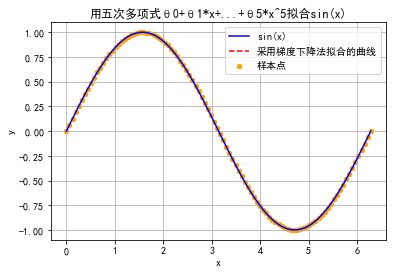

Source code (Python):
# -*- coding: utf-8 -*-
"""
Created on Fri Sep 20 11:29:13 2024

@author: 23290
"""

#①用线性回归求房价模型
import numpy as np
import matplotlib.pyplot as plt

plt.rcParams['font.sans-serif'] = ['SimHei']
plt.rcParams['axes.unicode_minus'] = False

'''数据点生成'''
a=0
b=2*np.pi
points=100
step=(b-a)/(points-1)
x=[]  #等间距的数据点list
y=[]  #计算对应的准确的sin(x)值
for i in range(points):
    x.append(a+i*step)
for val in x:
    y.append(np.sin(val))
    

'''初始化多项式'''
frequency=5 #5次多项式拟合
xita=[0]*(frequency+1) #多项式系数
rate=0.012 #学习率
iterations=200000 #迭代次数

'''采用梯度下降法'''
z=0.01 #引入正则化函数，避免出现overflow梯度爆炸
for k in range(iterations):
    preY=[] #y的预测值列表
    for i in x:
        predict=0
        for j in range(frequency+1):
            predict+=xita[j]*(i**j)  #相当于y=θ0+θ1*x+...+θ5*x^5
        preY.append(predict)
        
    gradients=[0]*(frequency+1)  #梯度初始化
    for i in range(points):
        for j in range(frequency+1):
            gradients[j]+=(preY[i]-y[i])*(x[i]**j) #计算损失函数关于第j项参数的梯度 ~贡献度
            
    for j in range(frequency+1):
        xita[j]-=rate*(gradients[j]/points+z*xita[j]) 

#绘图
plt.plot(x, y, label='sin(x)', color='blue')  # 原始 sin(x)
plt.plot(x, preY, label='采用梯度下降法拟合的曲线', color='red', linestyle='--')  # 拟合曲线
plt.scatter(x, y, color='orange', s=20, label='样本点')  
plt.xlabel('x')
plt.ylabel('y')
plt.title('用五次多项式θ0+θ1*x+...+θ5*x^5拟合sin(x)')
plt.legend()
plt.grid(True)
plt.show()
